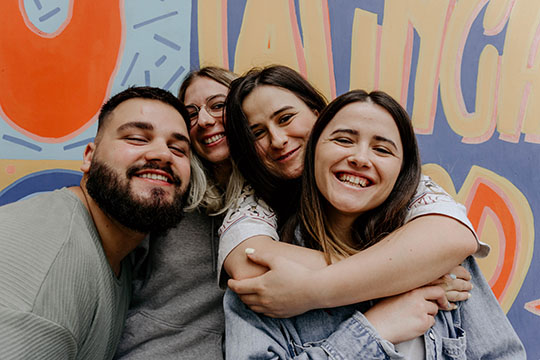
#> input picture faceDetectionGroup/Images/1.jpg, 540 x 360 px; its folder holds only this picture in this run
$ python face_detection_group.py
#> lines starting #> are read from the running program, lines starting #| are printed output that depends on the picture; after the words box and inside, x2 and y2 are one past the last pixel; in counts of white or black regions, pixels touching at a corner belong together
import cv2, glob

gimg = glob.glob("faceDetectionGroup/Images/*.jpg")
detect = cv2.CascadeClassifier("haarcascade_frontalface_default.xml")

for tmg in gimg:

	img = cv2.imread(tmg)
#> img is the input picture: shape (360, 540, 3); mean B, G, R 103.7, 115.3, 137.6
	gray = cv2.cvtColor(img, cv2.COLOR_BGR2GRAY)
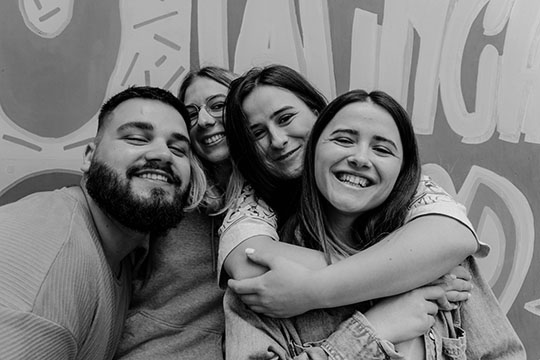
#> gray: shape (360, 540); min 0, max 254, mean 120.7

	face = detect.detectMultiScale(gray, 1.16, 5)
#> face = [[307, 102, 102, 102], [96, 97, 105, 105]]

	for (x,y,w,h) in face:
		cv2.rectangle(img, (x,y), (x+w, y+h), (0, 200, 0), 3)
#> this loop made 2 passes
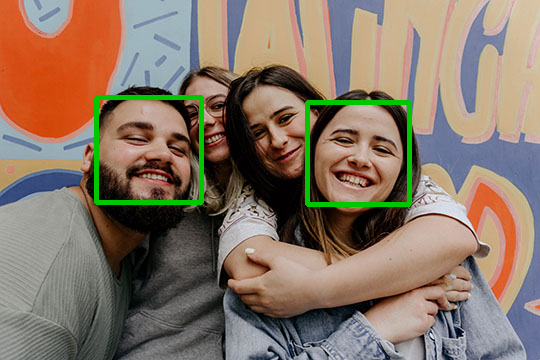
#> img: shape (360, 540, 3); 2.12% of pixels changed, all inside (x1, y1, x2, y2) = (94, 95, 412, 207)
	scale_percent = 12
	width = int(img.shape[1] * scale_percent / 100)
#> width = 64
	height = int(img.shape[0] * scale_percent / 100)
#> height = 43
	dim = (width, height)
#> dim = (64, 43)
	resized = cv2.resize(img, dim, interpolation=cv2.INTER_AREA)
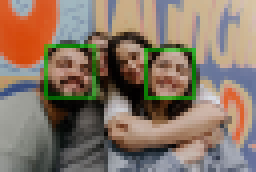
#> resized: shape (43, 64, 3) (shown 4 times larger); mean B, G, R 102.7, 118.3, 135.9

	cv2.imshow("Detect Multiple Images", img)
	cv2.waitKey(1500)
	cv2.destroyAllWindows()

$ run again, on faceDetectionGroup/Images/hesam-jr-M3qRa8nRlc8-unsplash.jpg
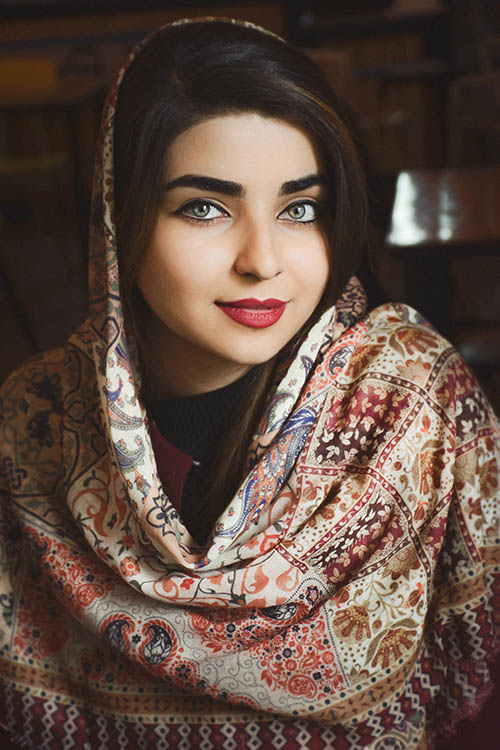
#> input picture faceDetectionGroup/Images/hesam-jr-M3qRa8nRlc8-unsplash.jpg, 500 x 750 px
#> img is the input picture: shape (750, 500, 3); mean B, G, R 66.8, 76.9, 97.1
#> `gray = cv2.cvtColor(img, cv2.COLOR_BGR2GRAY)`:
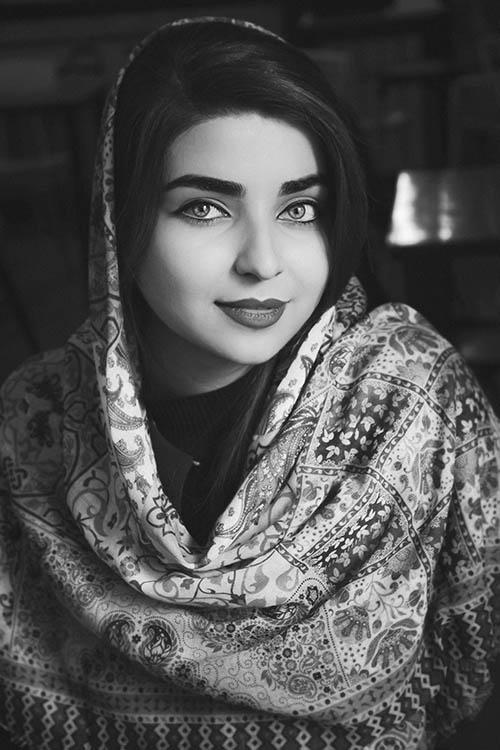
#> gray: shape (750, 500); min 1, max 255, mean 81.8
#> face = [[141, 121, 230, 230]]
#> the loop `for (x,y,w,h) in face:` made 1 pass
#> `resized = cv2.resize(img, dim, interpolation=cv2.INTER_AREA)`:
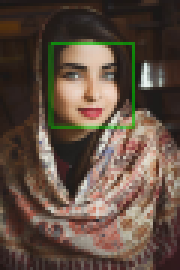
#> resized: shape (90, 60, 3) (shown 3 times larger); mean B, G, R 66.1, 78.5, 96.1

$ run again, on faceDetectionGroup/Images/kylie-haulk-ISUdOA3kdAk-unsplash.jpg
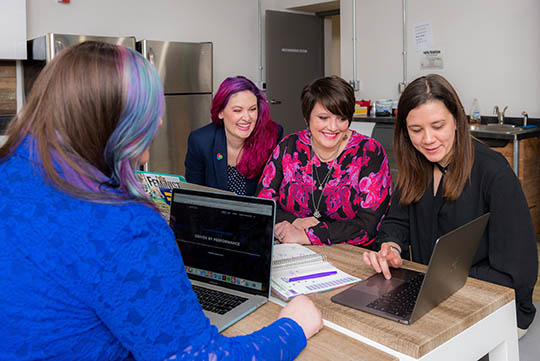
#> input picture faceDetectionGroup/Images/kylie-haulk-ISUdOA3kdAk-unsplash.jpg, 540 x 361 px
#> img is the input picture: shape (361, 540, 3); mean B, G, R 122.1, 96, 98.8
#> `gray = cv2.cvtColor(img, cv2.COLOR_BGR2GRAY)`:
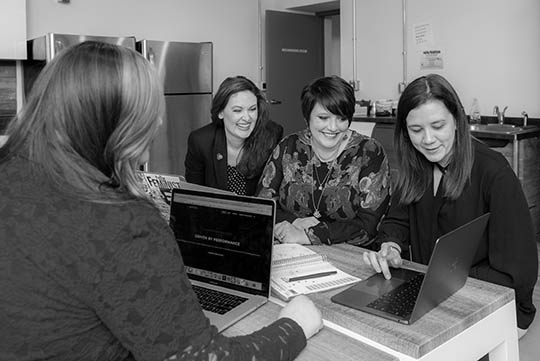
#> gray: shape (361, 540); min 0, max 255, mean 99.8
#> face = [[221, 93, 43, 43], [400, 104, 59, 59]]
#> the loop `for (x,y,w,h) in face:` made 2 passes
#> `resized = cv2.resize(img, dim, interpolation=cv2.INTER_AREA)`:
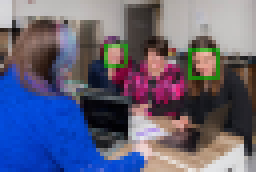
#> resized: shape (43, 64, 3) (shown 4 times larger); mean B, G, R 121.6, 97.6, 97.9

$ run again, on faceDetectionGroup/Images/loren-joseph-XoBWUBA3Amg-unsplash.jpg
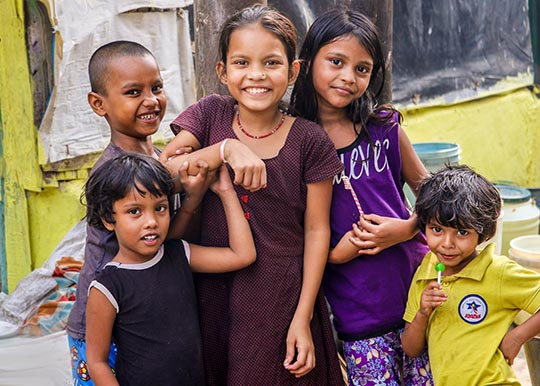
#> input picture faceDetectionGroup/Images/loren-joseph-XoBWUBA3Amg-unsplash.jpg, 540 x 386 px
#> img is the input picture: shape (386, 540, 3); mean B, G, R 94.5, 108.5, 131.5
#> `gray = cv2.cvtColor(img, cv2.COLOR_BGR2GRAY)`:
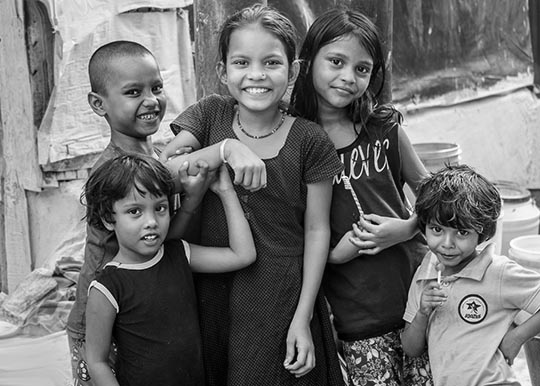
#> gray: shape (386, 540); min 0, max 255, mean 113.8
#> face = [[309, 37, 72, 72], [218, 32, 78, 78], [114, 64, 66, 66], [112, 184, 70, 70], [406, 258, 65, 65]]
#> the loop `for (x,y,w,h) in face:` made 5 passes
#> `resized = cv2.resize(img, dim, interpolation=cv2.INTER_AREA)`:
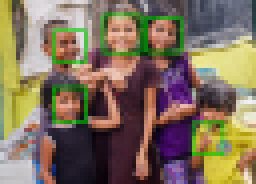
#> resized: shape (46, 64, 3) (shown 4 times larger); mean B, G, R 92.1, 112.3, 127.8

$ run again, on faceDetectionGroup/Images/archie-kZo5030L3YM-unsplash.jpg
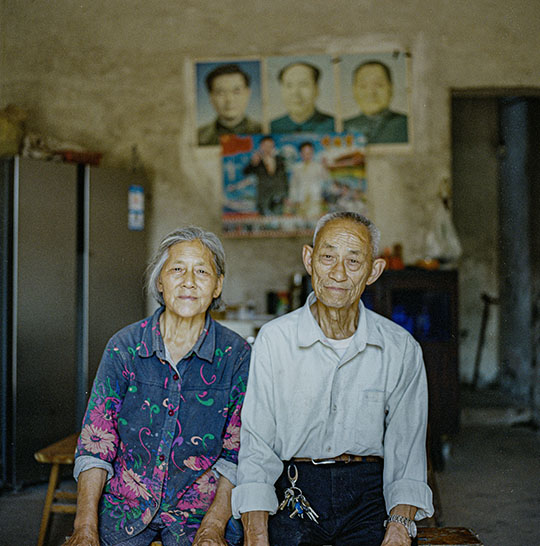
#> input picture faceDetectionGroup/Images/archie-kZo5030L3YM-unsplash.jpg, 540 x 546 px
#> img is the input picture: shape (546, 540, 3); mean B, G, R 74.8, 85.3, 83.7
#> `gray = cv2.cvtColor(img, cv2.COLOR_BGR2GRAY)`:
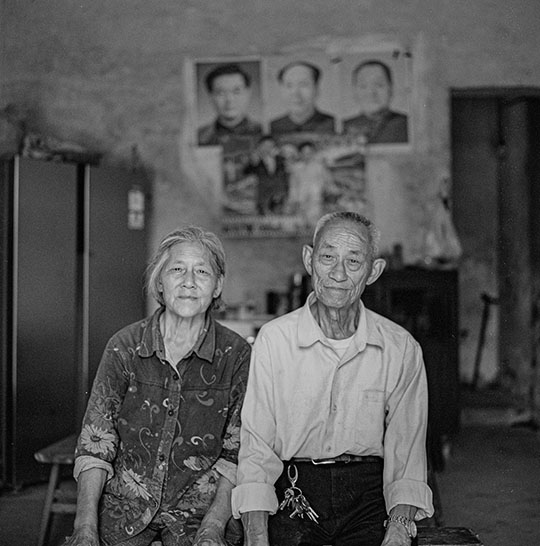
#> gray: shape (546, 540); min 0, max 255, mean 83.6
#> face = [[275, 68, 43, 43], [348, 66, 46, 46], [205, 73, 49, 49], [159, 299, 53, 53], [132, 110, 57, 57], [304, 230, 73, 73], [154, 244, 71, 71]]
#> the loop `for (x,y,w,h) in face:` made 7 passes
#> `resized = cv2.resize(img, dim, interpolation=cv2.INTER_AREA)`:
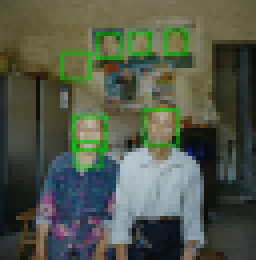
#> resized: shape (65, 64, 3) (shown 4 times larger); mean B, G, R 72.7, 87.8, 80.9
